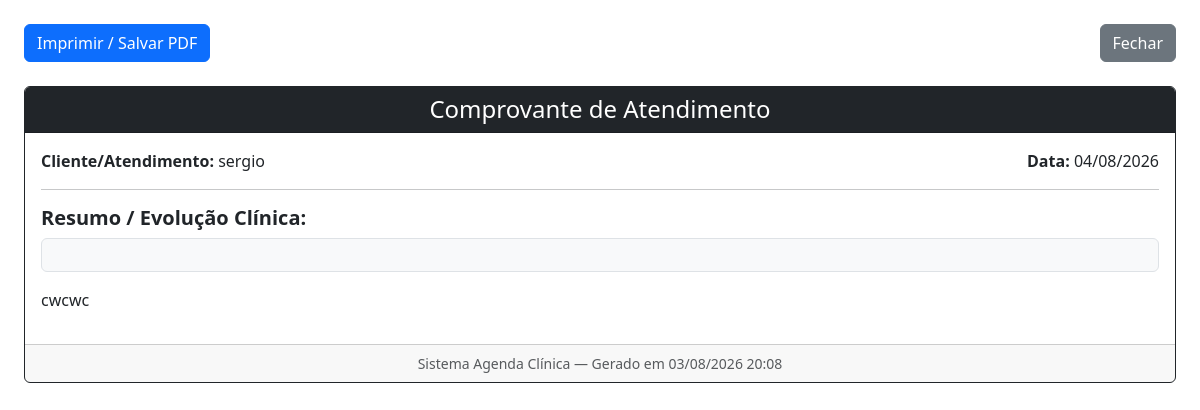
The app's page /atendimento/3/imprimir/ (signed in) with its own data.
### atendimento/models.py (models this page shows, shortened)
class Atendimento(models.Model):
    agendamento = models.OneToOneField(
        Agendamento,
        on_delete=models.CASCADE,
        related_name="atendimento"
    )
    queixa = models.TextField(blank=True)
    anamnese = models.TextField(blank=True)
    evolucao = models.TextField(blank=True)
    procedimentos = models.TextField(blank=True)
    conduta = models.TextField(blank=True)
    observacoes = models.TextField(blank=True)
    finalizado = models.BooleanField(default=False)
    criado_em = models.DateTimeField(auto_now_add=True)
    alterado_em = models.DateTimeField(auto_now=True)

### agenda/models.py (models this page shows, shortened)
class Agendamento(models.Model):
    STATUS = [
        ("AGENDADO", "Agendado"),
        ("CONFIRMADO", "Confirmado"),
        ("ATENDIMENTO", "Em Atendimento"),
        ("ATENDIDO", "Atendido"),
        ("CANCELADO", "Cancelado"),
        ("FALTOU", "Faltou"),
        ("REMARCADO", "Remarcado"),
    ]
    cliente = models.ForeignKey(
        Cliente,
        on_delete=models.CASCADE,
        related_name="agendamentos"
    )
    profissional = models.ForeignKey(
        Usuario,
        on_delete=models.SET_NULL,
        null=True,
        blank=True
    )
    data = models.DateField()
    hora_inicio = models.TimeField()
    hora_fim = models.TimeField()
    valor = models.DecimalField(
        max_digits=10,
        decimal_places=2,
        default=0
    )
    observacoes = models.TextField(blank=True)
    status = models.CharField(
        max_length=20,
        choices=STATUS,
        default="AGENDADO"
    )
    criado_em = models.DateTimeField(auto_now_add=True)
    atualizado_em = models.DateTimeField(auto_now=True)
    class Meta:
        ordering = ["data", "hora_inicio"]

### clientes/models.py (models this page shows, shortened)
class Cliente(models.Model):
    STATUS = (
        ("ATIVO", "Ativo"),
        ("INATIVO", "Inativo"),
    )
    SEXO = (
        ("M", "Masculino"),
        ("F", "Feminino"),
        ("O", "Outro"),
    )
    nome = models.CharField("Nome", max_length=150)
    cpf = models.CharField(
        "CPF",
        max_length=14,
        blank=True,
        null=True
    )
    nascimento = models.DateField(
        "Nascimento",
        blank=True,
        null=True
    )
    sexo = models.CharField(
        "Sexo",
        max_length=1,
        choices=SEXO,
        blank=True
    )
    telefone = models.CharField(
        "Telefone",
        max_length=20,
        blank=True
    )
    whatsapp = models.CharField(
        "WhatsApp",
        max_length=20,
        blank=True
    )
    email = models.EmailField(
        "E-mail",
        blank=True
    )
    cep = models.CharField(
        max_length=9,
        blank=True
    )
    endereco = models.CharField(
        max_length=200,
        blank=True
    )
    numero = models.CharField(
        max_length=10,
        blank=True
    )
    bairro = models.CharField(
        max_length=100,
        blank=True
    )
    cidade = models.CharField(
        max_length=100,
        blank=True
    )
    uf = models.CharField(
        max_length=2,
        blank=True
    )
    profissional = models.ForeignKey(
        "usuarios.Usuario",
        on_delete=models.SET_NULL,
        null=True,
        blank=True,
        verbose_name="Suelen Garcia de Almeida",
    )
    valor_sessao = models.DecimalField(
        max_digits=10,
        decimal_places=2,
        default=0
    )
    dias_vencimento = models.PositiveIntegerField(
        default=5,
        help_text="Quantidade de dias após o agendamento para o vencimento da fatura"
    )
    total_sessoes = models.PositiveIntegerField(
        default=10
    )
    sessoes_realizadas = models.IntegerField(
    default=0
)
    status = models.CharField(
        max_length=10,
        choices=STATUS,
        default="ATIVO"
    )
    observacoes = models.TextField(
        blank=True
    )
    criado_em = models.DateTimeField(
        auto_now_add=True
    )
    atualizado_em = models.DateTimeField(
        auto_now=True
    )
    def __str__(self):
        return self.nome
    class Meta:
        ordering = ["nome"]
        verbose_name = "Cliente"
        verbose_name_plural = "Clientes"

### atendimento/views.py (the view)
# urls.py: path("<int:pk>/imprimir/", views.atendimento_imprimir, name="atendimento_imprimir"),
@login_required
def atendimento_imprimir(request, pk):
    atendimento = get_object_or_404(Atendimento, pk=pk)
    return render(request, 'atendimento/imprimir.html', {'atendimento': atendimento})

### atendimento/templates/atendimento/imprimir.html (shortened to what this page needs)
<!DOCTYPE html>
<html lang="pt-br">
<head>
    <link href="https://cdn.jsdelivr.net/npm/bootstrap@5.3.0/dist/css/bootstrap.min.css" rel="stylesheet">
</head>
<body class="p-4" onload="window.print()">
    <div class="d-flex justify-content-between align-items-center mb-4 no-print">
        <button onclick="window.print()" class="btn btn-primary">
            Imprimir / Salvar PDF
        </button>
        <button onclick="window.close()" class="btn btn-secondary">
            Fechar
        </button>
    </div>
    <div class="card border-dark">
        <div class="card-header bg-dark text-white text-center">
            <h4 class="mb-0">Comprovante de Atendimento</h4>
        </div>
        <div class="card-body">
            <div class="row mb-3">
                <div class="col-6">
                    <strong>Cliente/Atendimento:</strong>
                    {% if atendimento.agendamento and atendimento.agendamento.cliente %}
                        {{ atendimento.agendamento.cliente }}
                    {% else %}
                        {{ atendimento }}
                    {% endif %}
                </div>
                <div class="col-6 text-end">
                    <strong>Data:</strong>
                    {% if atendimento.data %}
                        {{ atendimento.data|date:"d/m/Y" }}
                    {% elif atendimento.agendamento %}
                        {{ atendimento.agendamento.data|date:"d/m/Y" }}
                    {% else %}
                        {% now "d/m/Y" %}
                    {% endif %}
                </div>
            </div>
            <hr>
            <h5 class="fw-bold">Resumo / Evolução Clínica:</h5>
            <p class="card-text bg-light p-3 border rounded">
                {% if atendimento.observacoes %}
                    {{ atendimento.observacoes|linebreaks }}
                {% elif atendimento.descricao %}
                    {{ atendimento.descricao|linebreaks }}
                {% else %}
                    Sem anotações registradas.
                {% endif %}
            </p>
        </div>
        <div class="card-footer text-muted text-center small">
            Sistema Agenda Clínica — Gerado em {% now "d/m/Y H:i" %}
        </div>
    </div>
</body>
</html>

### records on screen
Atendimento: agendamento.cliente "sergio", agendamento.data "04/08/2026", observacoes "cwcwc"
